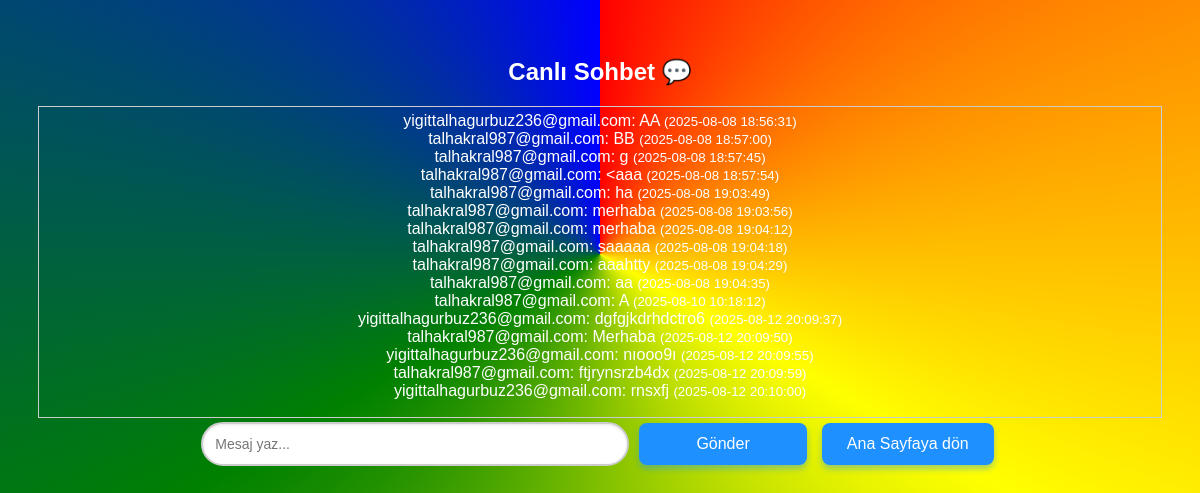
/canli_sohbet (signed in), run on the app's committed database.
### main.py (models this page shows)
class ChatMessage(db.Model):
    id = db.Column(db.Integer, primary_key=True)
    username = db.Column(db.String(100), nullable=False)
    message = db.Column(db.Text, nullable=False)
    timestamp = db.Column(db.String(50), nullable=False)

### main.py (the view)
@app.route('/canli_sohbet')
def canli_sohbet():
    if 'user_id' not in session:
        return redirect(url_for('login', next=request.path))
    user = User.query.get(session['user_id'])
    if not user:  # Kullanıcı bulunamadıysa
        session.clear()
        return redirect(url_for('login', next=request.path))
    messages = ChatMessage.query.order_by(ChatMessage.id).all()
    return render_template('canli_sohbet.html', username=user.login, messages=messages)

### templates/canli_sohbet.html (shortened to what this page needs)
<!DOCTYPE html>
<html lang="tr">
<head>
    <link rel="stylesheet" href="{{ url_for('static', filename='css/style.css') }}">
</head>
<body>
    <h2>Canlı Sohbet 💬</h2>
    <div id="messages">
        {% for m in messages %}
            <div>{{ m.username }}: {{ m.message }} <small>({{ m.timestamp }})</small></div>
        {% endfor %}
    </div>
    <input id="msg" type="text" placeholder="Mesaj yaz..." autofocus>
    <button id="sendBtn">Gönder</button>
    <button type="button" onclick="window.location.href='{{ url_for('home') }}'">Ana Sayfaya dön</button>
</body>
</html>

### static/css/style.css (style rules this page uses)
body { font-family: Arial, sans-serif; background: conic-gradient(red, yellow, green, blue); color: white; text-align: center; padding: 30px; }
html { scroll-behavior:smooth }
button { background-color: #1e90ff; color: white; border: none; padding: 12px 25px; margin: 5px; border-radius: 8px; font-size: 16px; cursor: pointer; transition: background-color 0.3s ease, transform 0.2s ease; box-shadow: 0 4px 6px rgba(30, 144, 255, 0.4); }
#messages { border: 1px solid #ccc; height: 300px; overflow-y: scroll; padding: 5px; }
#sendBtn { width: 15%; }
#msg { width: 100%; max-width: 400px; padding: 12px; font-size: 14px; border: 2px solid #ccc; border-radius: 25px; outline: none; transition: all 0.3s ease; box-shadow: inset 0 1px 3px rgba(0,0,0,0.1); }

### data on the page
ChatMessage: username "yigittalhagurbuz236@gmail.com", message "AA", timestamp "2025-08-08 18:56:31"
ChatMessage: username "talhakral987@gmail.com", message "BB", timestamp "2025-08-08 18:57:00"
ChatMessage: username "talhakral987@gmail.com", message "g", timestamp "2025-08-08 18:57:45"
ChatMessage: username "talhakral987@gmail.com", message "<aaa", timestamp "2025-08-08 18:57:54"
ChatMessage: username "talhakral987@gmail.com", message "ha", timestamp "2025-08-08 19:03:49"
ChatMessage: username "talhakral987@gmail.com", message "merhaba", timestamp "2025-08-08 19:03:56"
ChatMessage: username "talhakral987@gmail.com", message "merhaba", timestamp "2025-08-08 19:04:12"
ChatMessage: username "talhakral987@gmail.com", message "saaaaa", timestamp "2025-08-08 19:04:18"
ChatMessage: username "talhakral987@gmail.com", message "aaahtty", timestamp "2025-08-08 19:04:29"
ChatMessage: username "talhakral987@gmail.com", message "aa", timestamp "2025-08-08 19:04:35"
ChatMessage: username "talhakral987@gmail.com", message "A", timestamp "2025-08-10 10:18:12"
ChatMessage: username "yigittalhagurbuz236@gmail.com", message "dgfgjkdrhdctro6", timestamp "2025-08-12 20:09:37"
ChatMessage: username "talhakral987@gmail.com", message "Merhaba", timestamp "2025-08-12 20:09:50"
ChatMessage: username "yigittalhagurbuz236@gmail.com", message "nıooo9ı", timestamp "2025-08-12 20:09:55"
ChatMessage: username "talhakral987@gmail.com", message "ftjrynsrzb4dx", timestamp "2025-08-12 20:09:59"
ChatMessage: username "yigittalhagurbuz236@gmail.com", message "rnsxfj", timestamp "2025-08-12 20:10:00"
